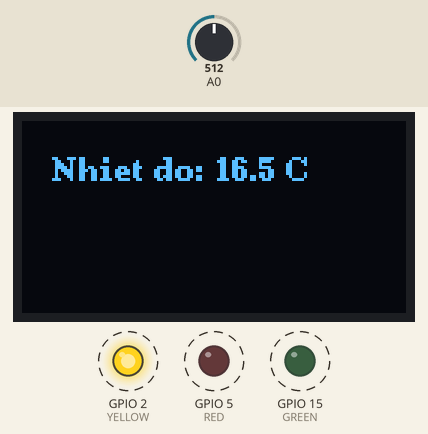
Bench run of a program on a simulated ESP8266 (NodeMCU). On the bench: 128×64 one-colour display, output pins drawn as LEDs (lit = HIGH). Dashed ring = blinking. Inputs (shaded band) come from the test bench; at power-on: A0 = 512.

Above: at 2.3 s.
2.4 s: A0 set to 716
At 3.5 s:
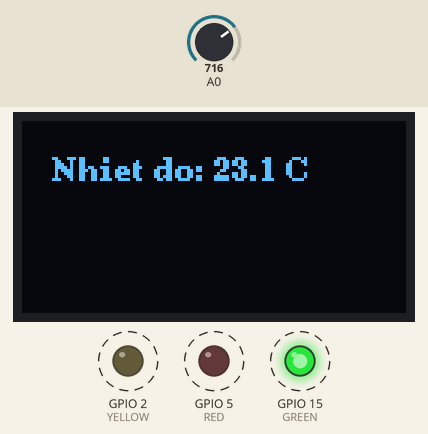
7.5 s: A0 set to 900
At 9.0 s:
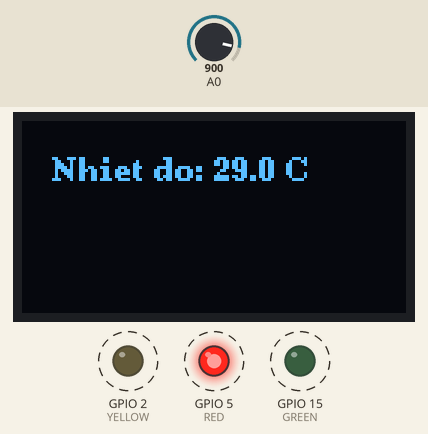
9.6 s: A0 set to 1023
At 11.1 s:
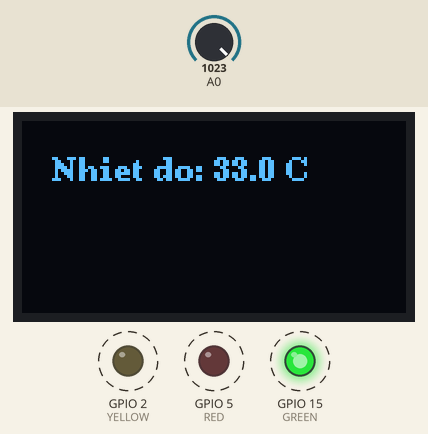
Timing chart, 0 to 18.2 s (numbered marks = the images above; inputs shaded):
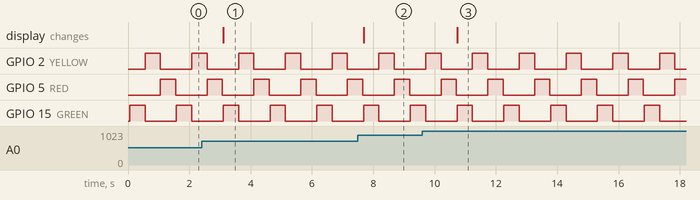

Measured:
- after the input at 2.4 s, the display: changes after 0.71 s (image 1)
- after the input at 7.5 s, the display: changes after 0.18 s (image 2)
- after the input at 9.6 s, the display: changes after 1.1 s (image 3)
- by itself, GPIO 2 (YELLOW), GPIO 5 (RED), GPIO 15 (GREEN): alternates HIGH for 0.50 s and LOW for 1.0 s

The program:

main.cpp
```cpp
#include <Arduino.h>
#include <U8g2lib.h>

#define GREEN 15
#define YELLOW 2
#define RED 5
#define TEMP_SENSOR_PIN 16  // Cảm biến nhiệt độ

// Khởi tạo màn hình OLED SH1106
U8G2_SH1106_128X64_NONAME_F_HW_I2C u8g2(U8G2_R0, /* reset=*/ U8X8_PIN_NONE, /* SCL=*/ 12, /* SDA=*/ 13);

void setup() {
    pinMode(GREEN, OUTPUT);
    pinMode(YELLOW, OUTPUT);
    pinMode(RED, OUTPUT);
    pinMode(TEMP_SENSOR_PIN, INPUT);

    u8g2.begin();
}

void loop() {
    // Đọc giá trị cảm biến nhiệt độ (giả sử tín hiệu analog)
    int sensorValue = analogRead(TEMP_SENSOR_PIN);
    float temperature = sensorValue * (3.3 / 10240.0) * 100.0; // Quy đổi giá trị

    // Hiển thị lên màn hình OLED
    u8g2.clearBuffer();
    u8g2.setFont(u8g2_font_ncenB08_tr);
    u8g2.setCursor(10, 20);
    u8g2.print("Nhiet do: ");
    u8g2.print(temperature, 1);
    u8g2.print(" C");
    u8g2.sendBuffer();

    // Nhấp nháy đèn
    digitalWrite(GREEN, HIGH);
    delay(500);
    digitalWrite(GREEN, LOW);

    digitalWrite(YELLOW, HIGH);
    delay(500);
    digitalWrite(YELLOW, LOW);

    digitalWrite(RED, HIGH);
    delay(500);
    digitalWrite(RED, LOW);
}
```
